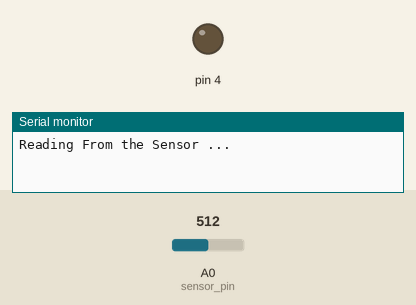
The sketch below on a simulated Arduino Uno, built with avr-gcc and run on an emulated ATmega328P. Parts: output pins drawn as LEDs (lit = HIGH), the last lines printed to the serial monitor. The inputs (shaded band) are chosen by the test bench; at power-on: A0 (sensor_pin) = 512.

Above: at 0.1 s.
At 2.1 s:
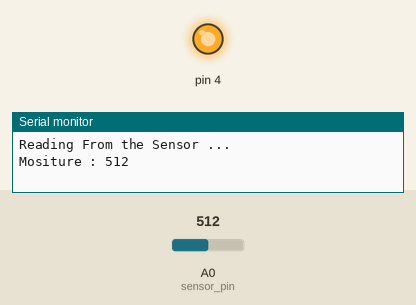
Timing chart, 0 to 3.6 s (numbered marks = the images above):
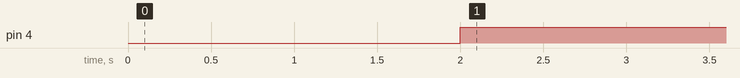

Measured:
- by itself, pin 4: LOW → HIGH at 2.0 s

The sketch:

Arduino.ino
```cpp
int sensor_pin = A0; // Soil Sensor input at Analog PIN A0
int output_value ;
int outp;
void setup() {
  // put your setup code here, to run once:
 pinMode(4,OUTPUT);
     Serial.begin(9600);

   Serial.println("Reading From the Sensor ...");

   delay(2000);
}

void loop() {
  // put your main code here, to run repeatedly:
output_value= analogRead(sensor_pin);
 outp=analogRead(sensor_pin);
 output_value = map(output_value,550,10,0,100);

   Serial.print("Mositure : ");
   Serial.println(outp);
   if(outp<550){
      digitalWrite(4,HIGH);
     }
     else{
            digitalWrite(4,LOW);
     }
   delay(3000);
}
```
